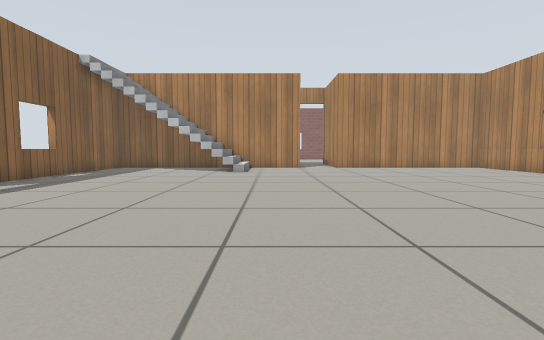
view 1 (above)

15 first-person views from a walk through a Gazebo world. The camera is 0.5 m above the floor, tilts 4° down and sees 85° across. The floor is counted in squares, 0.5 m on a side. Each view is taken from the middle of a square. On the plan, view 1 faces up. The plan holds only what a view shows up to about 12 squares ahead; the rest is blank. The place goes on beyond the plan. Simple patterns stand in for the simulator's built-in surfaces.

view 2
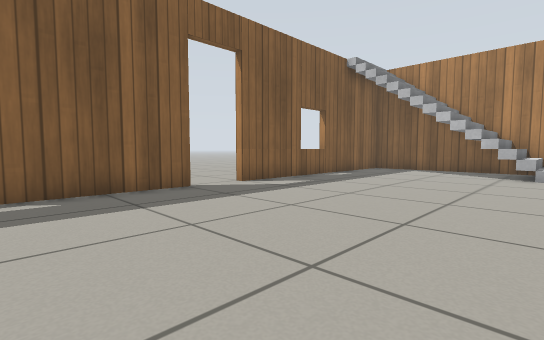

view 3
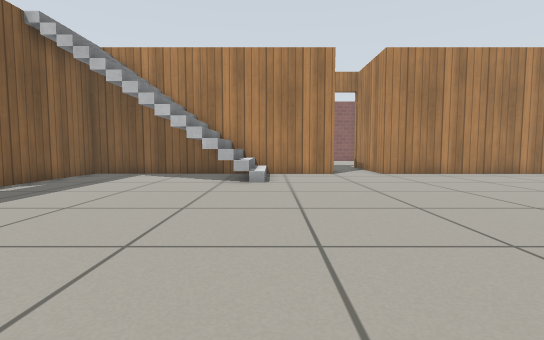

view 4
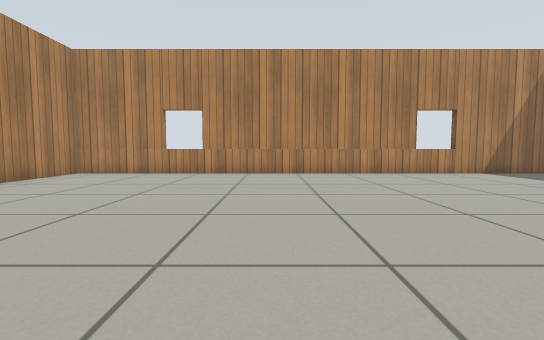

view 5
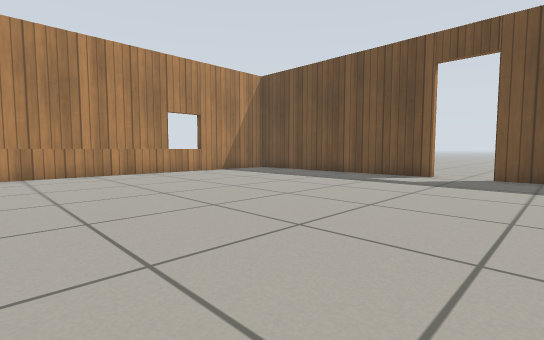

view 6
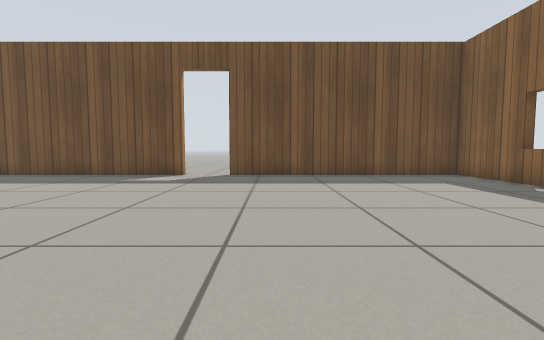

view 7
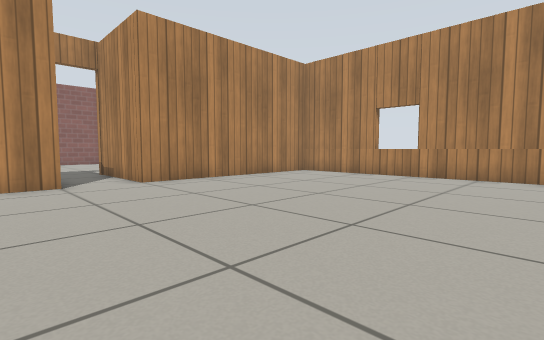

view 8
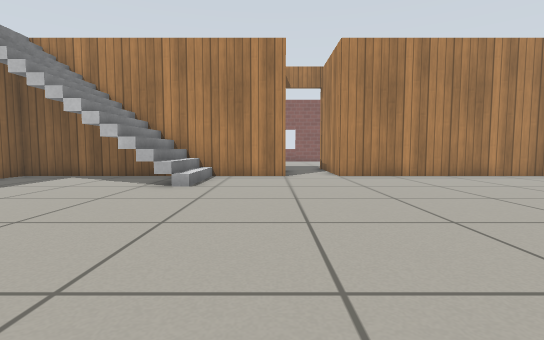

view 9
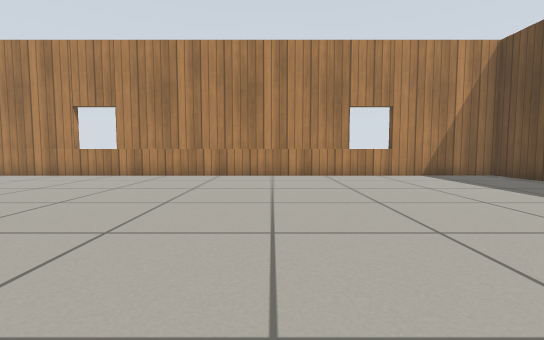

view 10
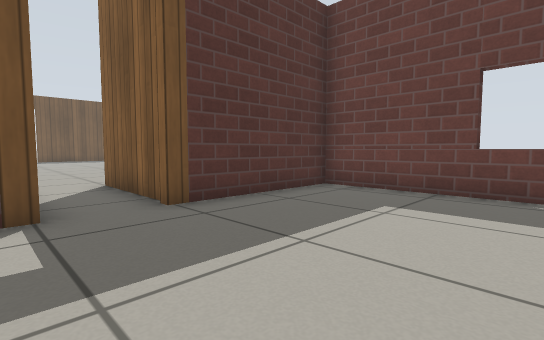

view 11
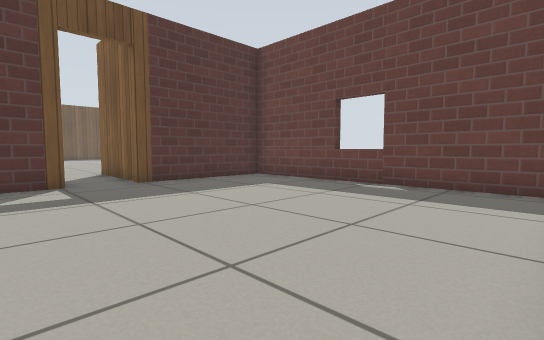

view 12
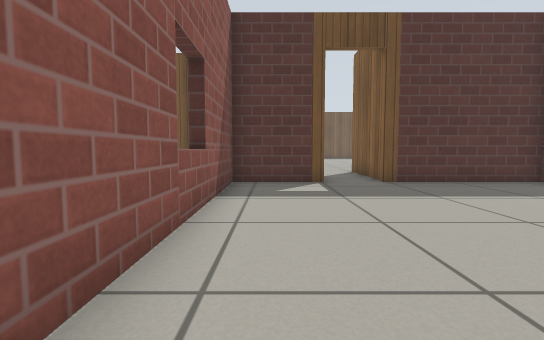

view 13
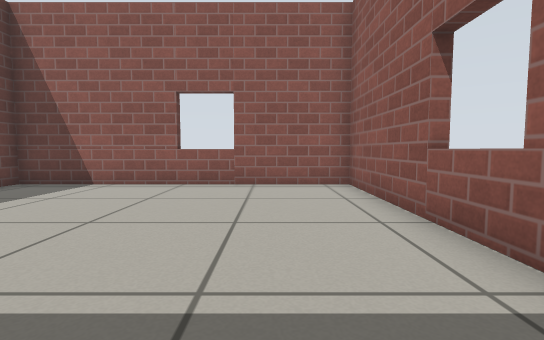

view 14
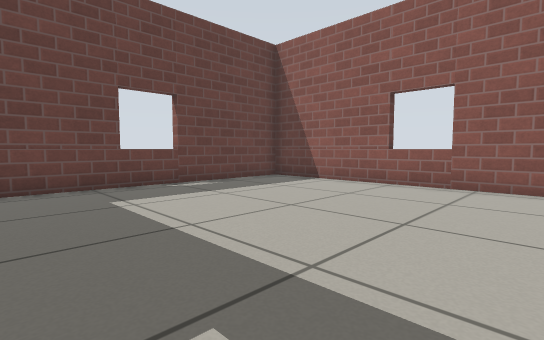

view 15
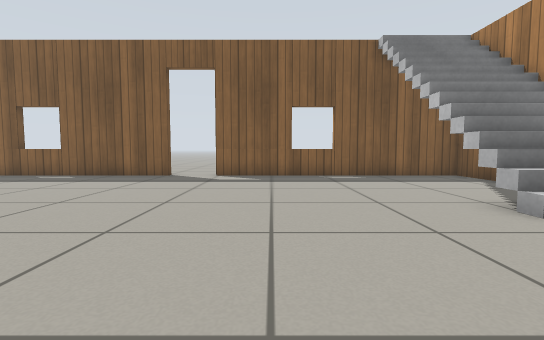

### Floor plan
Key: @ floor where view 1 was taken; # wall or solid block; . floor; / step, stairs or slope; D open door; S stairs.
Columns run from 10 left of view 1 to 11 right of it. Each row starts with its distance up from view 1.
 30         #########
 29        ##.......#
 28        #........#
 27        #........#
 26        #........#
 25        #........#
 24        #........#
 23        #........#
 22        #........#
 21        #........#
 20        #####DD###
 19            #..#
 18            #..#
 17            #..#
 16   ##########..########
 15   #/    //...........#
 14   #/    //...........#
 13   #S//////...........#
 12   #..................#
 11   #..................#
 10   #..................#
  9   #..................#
  8   #..................#
  7 ..D..................#
  6 ..D..................#
  5   D..................#
  4   #..................#
  3   #..................#
  2   #..................#
  1   #..................#
  0   #.......@..........#
 -1   #..................#
 -2   #..................#
 -3   #########DD#########
 -4            DD
 -5            ..

Where each view was taken, in squares from view 1:
view 1: 0 up, 0 right, facing up
view 2: 1 up, 1 left, facing up-left
view 3: 4 up, 1 left, facing up
view 4: 8 up, 1 left, facing right
view 5: 8 up, 1 left, facing down-right
view 6: 8 up, 1 left, facing down
view 7: 7 up, 0 right, facing up-right
view 8: 5 up, 1 right, facing up
view 9: 5 up, 0 right, facing right
view 10: 25 up, 4 right, facing down-left
view 11: 29 up, 5 right, facing down-left
view 12: 29 up, 5 right, facing down
view 13: 21 up, 4 right, facing up
view 14: 21 up, 5 right, facing up-left
view 15: 9 up, 3 right, facing left
